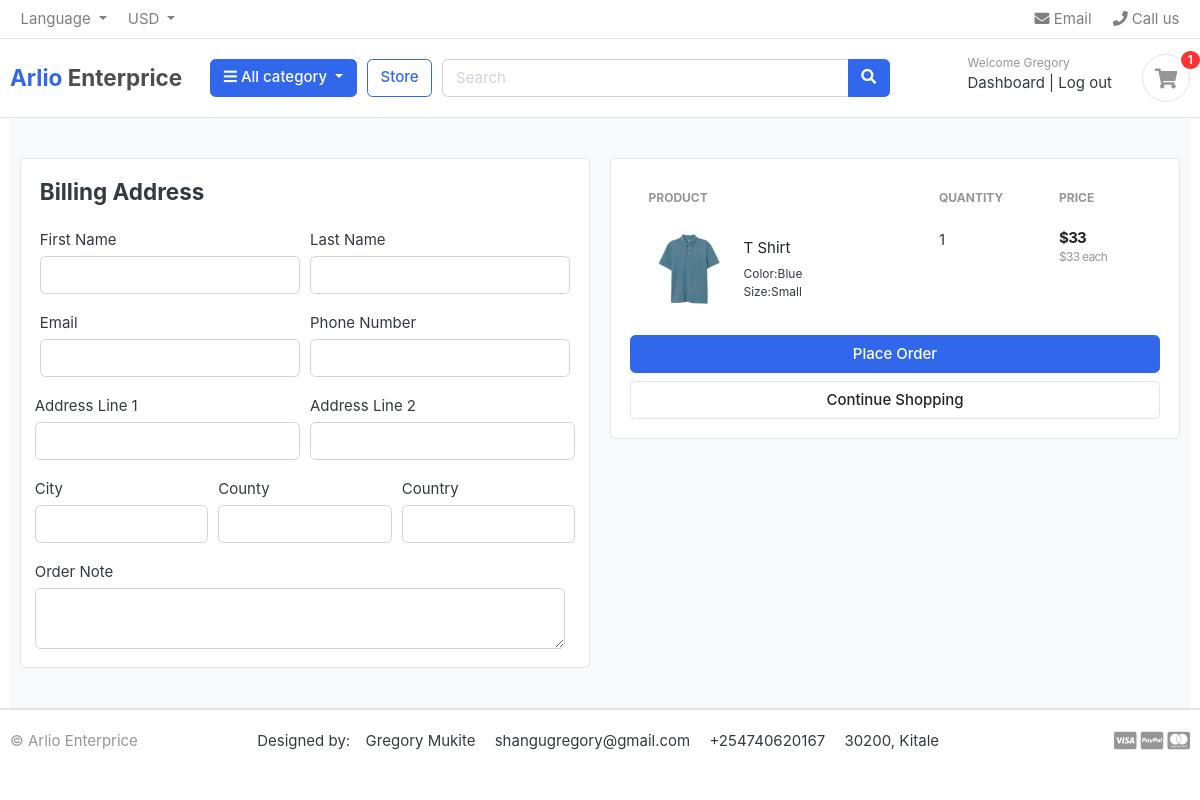
The app's page /cart/checkout (signed in), older data.
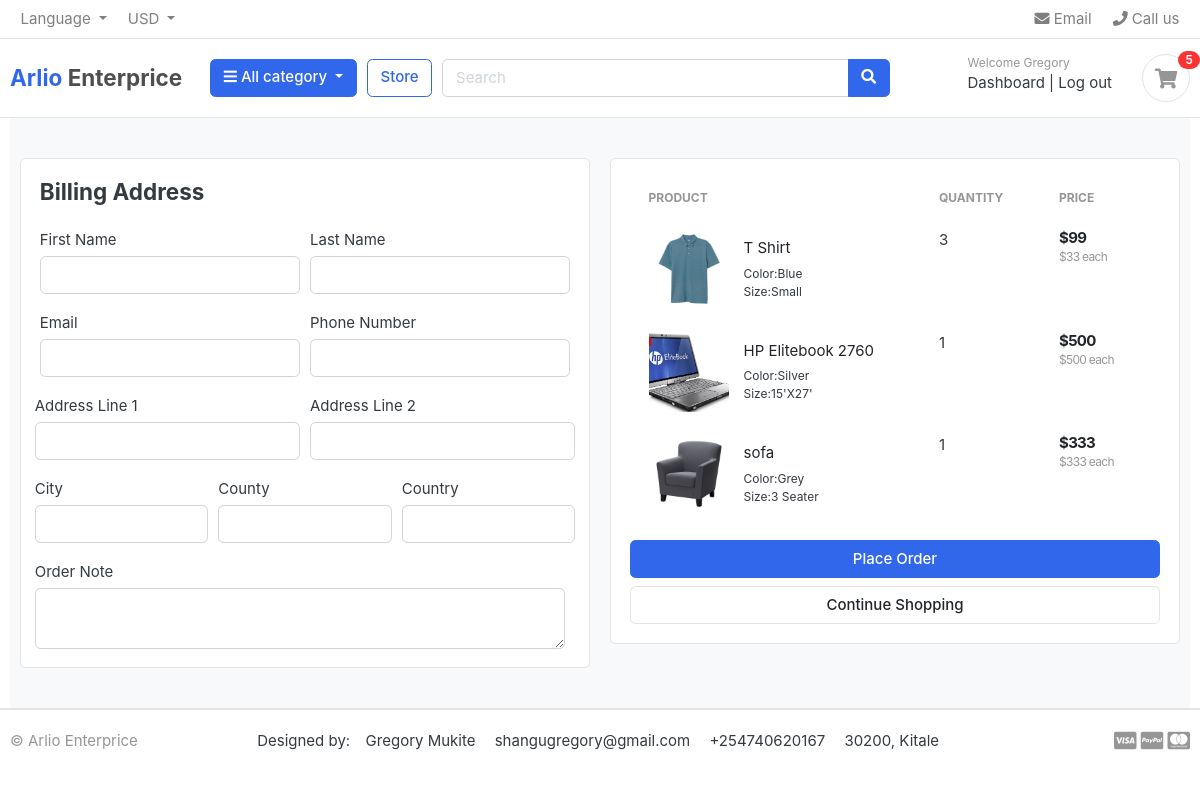
The same page, newer data.
### carts/models.py (models this page shows, shortened)
class CartItem(models.Model):
    user = models.ForeignKey(Account, on_delete = models.CASCADE, null = True)
    product = models.ForeignKey(Product, on_delete = models.CASCADE)
    variation = models.ManyToManyField(Variation, blank=True)
    cart = models.ForeignKey(Cart, on_delete =  models.CASCADE, null = True)
    quantity=models.IntegerField()
    is_active = models.BooleanField(default = True)
    def sub_total(self):
        return self.product.price * self.quantity

### store/models.py (models this page shows, shortened)
class Product(models.Model):
    product_name = models.CharField(max_length = 233, unique=True)
    slug=models.SlugField(max_length = 233, unique=True)
    description = models.TextField(max_length = 500, blank=True)
    price = models.IntegerField()
    images = models.ImageField(upload_to='photos/product')
    stock = models.IntegerField()
    category=models.ForeignKey(Category, on_delete=models.CASCADE)
    created_date= models.DateTimeField(auto_now_add = True)
    modified_date= models.DateTimeField(auto_now = True)
    is_available = models.BooleanField()

class Variation(models.Model):
    product = models.ForeignKey(Product, on_delete=models.CASCADE)
    variation_cartegory=models.CharField(max_length = 100, choices = variation_cartegory_choice)
    variation_value= models.CharField(max_length=200)
    is_active=models.BooleanField(default = True)
    created_at=models.DateField(auto_now = True)
    objects = variationmanager()

### carts/views.py (the view)
# urls.py: path("checkout", views.Checkout, name= 'checkout'),
@login_required(login_url='login')
def Checkout(request, total = 0, quantity = 0, cart_items = None,):
    try:
        grant_total =0
        tax =0
        if request.user.is_authenticated:
            cart_items = CartItem.objects.filter(user = request.user, is_active = True)
        else:
            cart = MyCart.objects.get(cart_id = _cart_id(request))
            cart_items = CartItem.objects.filter(cart = cart, is_active = True)
        for cart_item in cart_items:
            total += (cart_item.product.price *cart_item.quantity)
            quantity +=cart_item.quantity
        tax = (2*total/100)
        grant_total = total +tax
    except ObjectDoesNotExist:
        pass
    context ={
        'total':total,
        'quantity':quantity,
        'cart_items':cart_items,
        'grant_total':grant_total,
        'tax':tax
    }
    return render(request, 'store/checkout.html', context)

### carts/context_processor.py (called while the page is built)
def counter(request):
    cart_count = 0
    if 'admin' in request.path:
        return {}
    else:
        try:
            cart = Cart.objects.filter(cart_id = _cart_id(request))
            if request.user.is_authenticated:
                cart_items = CartItem.objects.all().filter(user = request.user)
            else:
                cart_items = CartItem.objects.all().filter(cart = cart[:1])
            for cart_item in cart_items:
                cart_count = cart_count + cart_item.quantity
        except ObjectDoesNotExist:
            cart_item = 0
    return dict(cart_count=cart_count)

### carts/views.py (called while the page is built)
def _cart_id(request):
    cart = request.session.session_key
    if not cart:
        cart = request.session.create()
    return cart

### category/context_processors.py (called while the page is built)
def menu_links(request):
    links = Category.objects.all()
    return dict(links=links)

### category/models.py (called while the page is built)
    def geturl(self):
        return reverse('products_by_category', args =  [self.slug])

### estore/templates/store/checkout.html (shortened to what the changed rows need)
{% extends 'home/base.html' %}
{% load static %}
{% block content %}
<section class="section-content padding-y bg">
    <div class="container">
        <div class="row">
            <aside class="col-lg-6">
                <div class="card">
                    <div class="card-body">
                        <table class="table table-borderless table-shopping-cart">
                            <thead class="text-muted">
                                <tr class="small text-uppercase">
                                    <th scope="col">Product</th>
                                    <th scope="col" width="120">Quantity</th>
                                    <th scope="col" width="120">Price</th>
                                </tr>
                            </thead>
                            <tbody>
                                {% for cart_item in cart_items %}
                                <tr>
                                    <td>
                                        <figure class="itemside align-items-center">
                                            <div class="aside"><img src="{{cart_item.product.images.url}}"
                                                    class="img-sm">
                                            </div>
                                            <figcaption class="info">
                                                <a href="products.get_url"
                                                    class="title text-dark">{{cart_item.product.product_name}}</a>
                                                <p class="muted-text small">
                                                    {%if cart_item.variation.all%}
                                                    {% for item in cart_item.variation.all %}
                                                    {{item.variation_cartegory |capfirst}}:{{item.variation_value|capfirst}} <br>
                                                    {%endfor%}
                                                    {%endif%}
                                                </p>
                                            </figcaption>
                                        </figure>
                                    </td>
                                    <td>
                                        <label for="">{{cart_item.quantity}}</label>
                                    </td>
                                    <td>
                                        <div class="price-wrap">
                                            <var class="price">${{cart_item.sub_total}}</var>
                                            <small class="text-muted"> ${{cart_item.product.price}} each </small>
                                        </div>
                                    </td>
                                </tr>
                                {%endfor%}
                            </tbody>
                        </table>
                    </div>
                </div>
            </aside>
        </div>
    </div>
</section>
{% endblock content %}

### estore/templates/home/base.html (shortened to what the changed rows need)
{% load static %}
<!DOCTYPE HTML>
<html lang="en">
<head>
<link href="{% static 'css/bootstrap.css'%}" rel="stylesheet" type="text/css"/>
<link href="{%static 'fonts/fontawesome/css/all.min.css'%}" type="text/css" rel="stylesheet">
<link href="{%static 'css/ui.css'%}" rel="stylesheet" type="text/css"/>
<link href="{% static 'css/responsive.css'%}" rel="stylesheet" media="only screen and (max-width: 1200px)" />
</head>
<body>
    <header class="section-header">
        <section class="header-main border-bottom">
            <div class="container">
        <div class="row align-items-center">
            <div class="col-lg-3 col-sm-6 col-8 order-2 order-lg-3">
                        <div class="d-flex justify-content-end mb-3 mb-lg-0">
                            <a href="{% url 'cart' %}" class="widget-header pl-3 ml-3">
                                <div class="icon icon-sm rounded-circle border"><i class="fa fa-shopping-cart"></i></div>
                                <span class="badge badge-pill badge-danger notify">{{cart_count}}</span>
                            </a>
                        </div>
                    </div>
        </div>
            </div>
        </section>
        </header>
        <div class="container">
            {%block content%}
            {% endblock content %}
        </div>
</body>
</html>

Row changes from the older to the newer data that the page shows:
changed CartItem "T Shirt": quantity "1" → "3"; sub_total "33" → "99"
added CartItem: product.images (picture), product.product_name "HP Elitebook 2760", quantity "1", sub_total "500", product.price "500"
added Variation: variation_cartegory "Color", variation_value "Silver", shown under "HP Elitebook 2760"
added Variation: variation_cartegory "Size", variation_value "15'X27'", shown under "HP Elitebook 2760"
added CartItem: product.images (picture), product.product_name "sofa", quantity "1", sub_total "333", product.price "333"
added Variation: variation_cartegory "Color", variation_value "Grey", shown under "sofa"
added Variation: variation_cartegory "Size", variation_value "3 Seater", shown under "sofa"
Text that changed along with them:
{{ cart_count }}: "1" → "5"
